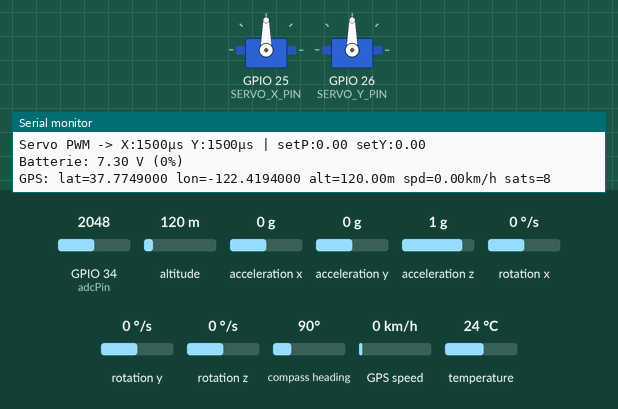
A sketch run on a simulated ESP32. Shown: 2 × servo, the last lines printed to the serial monitor. Inputs (shaded band) come from the test bench; at power-on: acceleration x 0 g, rotation z 0 °/s, rotation y 0 °/s, acceleration z 1 g, GPIO 34 (adcPin) = 2048, altitude 120 m, acceleration y 0 g, rotation x 0 °/s, compass heading 90°, GPS speed 0 km/h, temperature 24 °C (analog values on the 0–4095 scale). Storage starts empty; the GPS gets a fix after 3 s at 37.7749, -122.4194 with 8 satellites.

Above: at 4.2 s.
4.3 s: acceleration x set to -1.4 g
At 5.19 s:
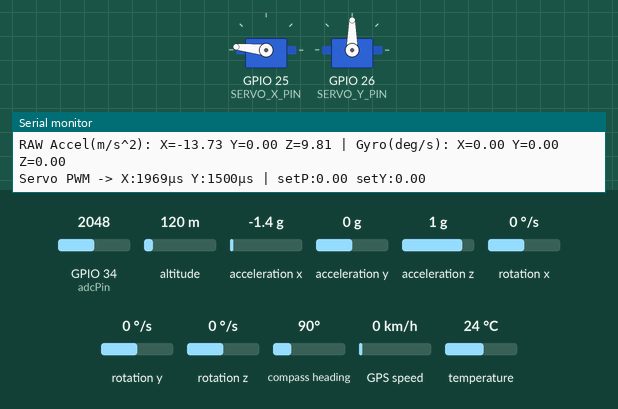
7.8 s: rotation z set to -192 °/s
At 8.43 s:
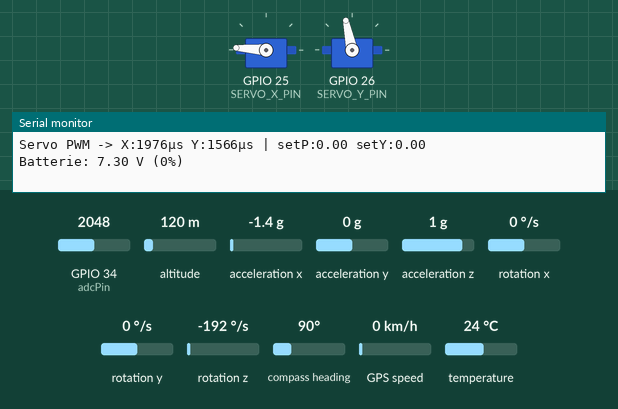
11.3 s: rotation y set to 100 °/s
13.7 s: rotation z set to -100 °/s
At 13.85 s:
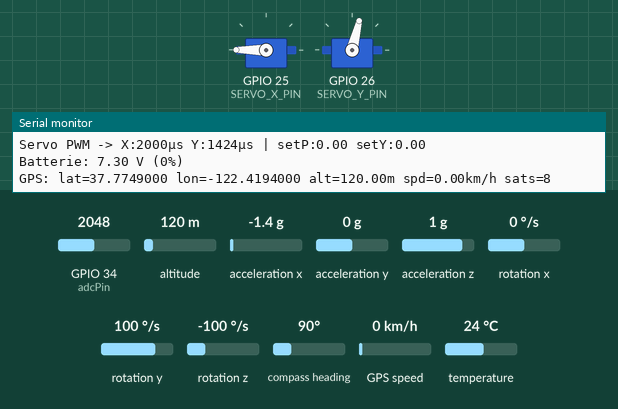
17.2 s: acceleration x set to 0 g
20.7 s: acceleration z set to 0.1 g
24.7 s: acceleration z set to -0.2 g
At 25.2 s:
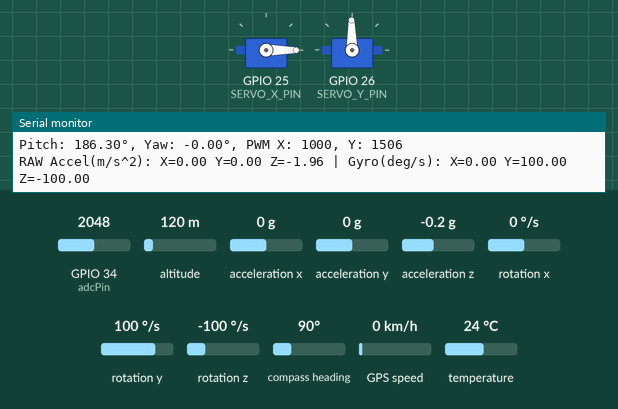
Timing chart, 0 to 27.2 s (numbered marks = the images above; inputs shaded):
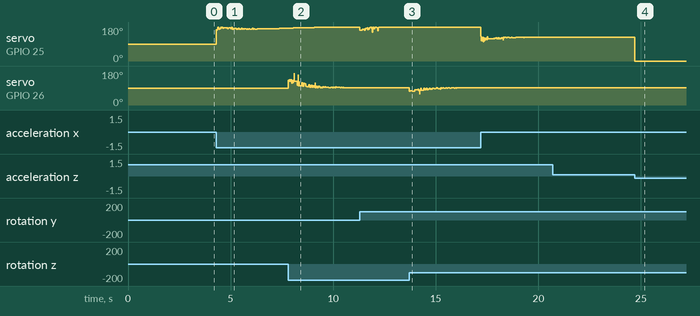

The sketch:

Proton2-2.ino
```cpp
// ============================================================================
// TRACER TVC Control Script
// Kalman + PID Regelung | 20 Hz CSV SD-Logging (Auto-Inkrement) | GPS | Batterie
// Target MCU: ESP32
// Sensors: MPU6050 (I2C), NEO-6M GPS (UART2), Batteriespannung ADC (GPIO34)
// Actuators: 2x Servos (Pitch/Yaw TVC)
// Log: /flight_XXXX.csv automatisch; enthält alles inkl. Batterie & GPS.
// ============================================================================
// Quirin – Stand: 2025-07-23
// ----------------------------------------------------------------------------
// HINWEISE:
// * Logging @20 Hz (50 ms): Regelschleife läuft so schnell wie möglich; loggen wird getaktet.
// * SD-Schreibzugriffe gepuffert -> geringere Latenz / Verschleiß.
// * GPS_TX deaktiviert (-1), weil SERVO_Y_PIN=26 belegt ist. Wenn Downlink nötig -> Pin ändern.
// * Batterie-Messung: Spannungsteiler 22k/6.8k auf ADC34, Kalibrier-Faktor enthalten.
// * Offset-Kalibrierung IMU beim Start (3 s Wartezeit, Rakete senkrecht & ruhig!).
// ----------------------------------------------------------------------------
// TODO (auf Wunsch):
// - Flight-Phasen-Flags loggen
// - Binärlog / FRAM Failover
// - Separater RTOS Task für Logging
// - Setpoint-Profile / Telecommand
// ============================================================================

#include <Arduino.h>
#include <Wire.h>
#include <ESP32Servo.h>
#include <Adafruit_MPU6050.h>
#include <Adafruit_Sensor.h>
#include <TinyGPSPlus.h>
#include <HardwareSerial.h>
#include <SPI.h>
#include <SD.h>

// ========================= KALMAN-ZUSTAND =========================
struct Kalman {
  float angle;
  float bias;
  float rate;
  float P[2][2];
};
Kalman kal_pitch, kal_yaw;

#ifndef RAD_TO_DEG
#define RAD_TO_DEG 57.295779513f
#endif
#ifndef DEG_TO_RAD
#define DEG_TO_RAD 0.01745329252f
#endif

// ========================= SERVO-PARAMETER =========================
#define SERVO_X_PIN   25
#define SERVO_Y_PIN   26
#define SERVO_MIN_US  1000
#define SERVO_MAX_US  2000
#define SERVO_MID_US  1500
#define AGGRESSIVENESS 1.5f   // 1.0 = normal, >1.0 = aggressiv

// PID (aggressiv skaliert)
float kp = 5.0f * AGGRESSIVENESS;
float ki = 0.2f * AGGRESSIVENESS;
float kd = 0.8f * AGGRESSIVENESS;

// Kalman-Parameter
float q_angle   = 0.001f;
float q_bias    = 0.003f;
float r_measure = 0.03f;

// ========================= SD / SPI =========================
#define SD_CS_PIN   17
#define SD_MOSI_PIN 23
#define SD_CLK_PIN  18
#define SD_MISO_PIN 19
SPIClass spi = SPIClass(VSPI);
File logFile;
bool sd_ok = false;

#define LOGFILE_PREFIX "/flight_"
#define LOGFILE_EXT    ".csv"
#define LOGFILE_MAX_IDX 9999

// Logging-Takt & Flush
const uint32_t LOG_PERIOD_MS = 50;   // 20 Hz
const uint32_t LOG_FLUSH_INTERVAL_MS = 250; // ~5 Zeilen
uint32_t last_log_ms = 0;
uint32_t last_flush_ms = 0;

// Optionaler Zeilen-Puffer (reduziert Fragmentierung)
#define LOG_BUFFER_SIZE 512
static char logBuffer[LOG_BUFFER_SIZE];
static size_t logBufferIndex = 0;
static uint16_t logBufferedLines = 0;

// ========================= GPS =========================
// UART2 (HardwareSerial(2))
#define GPS_RX_PIN 5   // vom GPS-TX kommend -> ESP32 RX
#define GPS_TX_PIN -1   // unbenutzt; Pin 26 ist Servo -> keine Kollission
#define GPS_BAUD   9600
HardwareSerial GPS_Serial(2);
TinyGPSPlus gps;

// ========================= BATTERIE =========================
const int adcPin = 34;      // ADC1_CH6 -> stabil, kein WiFi Noise
const float R1 = 22000.0;   // Oben -> +Bat
const float R2 = 6800.0;    // Unten -> ADC
const float Vref = 3.3;     // ADC Referenz (ESP32 intern ~3.3V, Kalibrierung empf.)
const int   ADC_Resolution = 4095;   // 12 Bit
const float correctionFactor = 1.045; // empirisch
const float voltageMax = 11.4;  // 100 % (3S LiPo unter Last konservativ)
const float voltageMin = 9.6;   // 0 %

float readBatteryVoltage() {
  int raw = analogRead(adcPin);
  float voltageAtAdc = (raw / float(ADC_Resolution)) * Vref;
  float batteryVoltage = voltageAtAdc * (R1 + R2) / R2 * correctionFactor;
  return batteryVoltage;
}

int calcBatteryPercent(float voltage) {
  float percent = (voltage - voltageMin) / (voltageMax - voltageMin) * 100.0f;
  percent = constrain(percent, 0.0f, 100.0f);
  return int(percent + 0.5f);
}

// ========================= OBJEKTE =========================
Adafruit_MPU6050 mpu;
Servo servoX, servoY;

// ========================= SOLLWERTE =========================
float setpoint_pitch = 0.0f;  // deg
float setpoint_yaw   = 0.0f;  // deg


// ========================= PID-ZUSTAND =========================
float last_error_pitch = 0, integral_pitch = 0;
float last_error_yaw   = 0, integral_yaw   = 0;
unsigned long last_time = 0;  // ms

// ========================= IMU-KALIBRIERUNG =========================
bool  imu_calibrated   = false;
float imu_offset_pitch = 0.0f;  // deg
float imu_offset_yaw   = 0.0f;  // deg/s (Gyro-Z Bias)

// ----------------------------------------------------------------------------
// Kalman init
// ----------------------------------------------------------------------------
void kalmanInit(Kalman &kal, float init_angle = 0.0f) {
  kal.angle = init_angle;
  kal.bias  = 0.0f;
  kal.rate  = 0.0f;
  kal.P[0][0] = 1.0f; kal.P[0][1] = 0.0f;
  kal.P[1][0] = 0.0f; kal.P[1][1] = 1.0f;
}

// ----------------------------------------------------------------------------
// Kalman update
// ----------------------------------------------------------------------------
float kalmanUpdate(Kalman &kal, float new_angle, float new_rate, float dt) {
  // Vorhersage
  kal.rate = new_rate - kal.bias;
  kal.angle += dt * kal.rate;

  // Kovarianz vorhersagen
  kal.P[0][0] += dt * (dt*kal.P[1][1] - kal.P[0][1] - kal.P[1][0] + q_angle);
  kal.P[0][1] -= dt * kal.P[1][1];
  kal.P[1][0] -= dt * kal.P[1][1];
  kal.P[1][1] += q_bias * dt;

  // Messung einfließen lassen
  float S = kal.P[0][0] + r_measure;
  float K0 = kal.P[0][0] / S;
  float K1 = kal.P[1][0] / S;

  float y = new_angle - kal.angle; // Innovationsresiduum
  kal.angle += K0 * y;
  kal.bias  += K1 * y;

  float P00_temp = kal.P[0][0];
  float P01_temp = kal.P[0][1];

  kal.P[0][0] -= K0 * P00_temp;
  kal.P[0][1] -= K0 * P01_temp;
  kal.P[1][0] -= K1 * P00_temp;
  kal.P[1][1] -= K1 * P01_temp;

  return kal.angle;
}

// ----------------------------------------------------------------------------
// PID update
// ----------------------------------------------------------------------------
float pidUpdate(float setpoint, float measured, float &last_error, float &integral, float dt) {
  float error = setpoint - measured;
  integral += error * dt;
  float derivative = (error - last_error) / dt;
  last_error = error;
  return kp * error + ki * integral + kd * derivative;
}

// ----------------------------------------------------------------------------
// SD: Hilfsfunktionen
// ----------------------------------------------------------------------------
void buildLogFilename(uint16_t idx, char *outPath, size_t len) {
  snprintf(outPath, len, LOGFILE_PREFIX "%04u" LOGFILE_EXT, idx);
}

bool openNextLogFile() {
  char path[32];
  for (uint16_t i = 0; i <= LOGFILE_MAX_IDX; ++i) {
    buildLogFilename(i, path, sizeof(path));
    if (!SD.exists(path)) {
      logFile = SD.open(path, FILE_WRITE);
      if (logFile) {
        Serial.print("[LOG] Neues Logfile: "); Serial.println(path);
        return true;
      } else {
        Serial.print("[ERROR] Kann Logfile nicht öffnen: "); Serial.println(path);
        return false;
      }
    }
  }
  Serial.println("[ERROR] Kein freier Log-Index mehr!");
  return false;
}

void flushLogBuffer() {
  if (!sd_ok || !logFile || logBufferIndex == 0) return;
  logFile.write((const uint8_t*)logBuffer, logBufferIndex);
  logFile.flush();
  logBufferIndex = 0;
  logBufferedLines = 0;
}

void logWriteLine(const char *line) {
  if (!sd_ok || !logFile) return;
  size_t len = strlen(line);
  if (len + 1 + logBufferIndex >= LOG_BUFFER_SIZE) {
    flushLogBuffer();
  }
  memcpy(&logBuffer[logBufferIndex], line, len);
  logBufferIndex += len;
  logBuffer[logBufferIndex++] = '\n';
  logBufferedLines++;

  if (logBufferedLines >= 10) { // harte Grenze nach 10 Zeilen
    flushLogBuffer();
  }
}

void writeLogHeader() {
  if (!sd_ok) return;
  const char *hdr = "millis,set_pitch,set_yaw,pitch,yaw,acc_x,acc_y,acc_z,gyro_x,gyro_y,gyro_z,pwm_x,pwm_y,gps_fix,lat,lon,alt_m,speed_kmh,sats,batt_v,batt_pct";
  logWriteLine(hdr);
  flushLogBuffer(); // Header sofort sichern
}

void logDataCSV(uint32_t ms,
                float setP, float setY,
                float pitch, float yaw,
                float accX, float accY, float accZ,
                float gyroX, float gyroY, float gyroZ,
                int pwmX, int pwmY,
                bool gps_fix,
                double lat, double lon,
                double alt_m, double speed_kmh,
                uint32_t sats,
                float batt_v, int batt_pct) {
  if (!sd_ok) return;
  char line[256];
  snprintf(line, sizeof(line),
           "%lu,%.3f,%.3f,%.3f,%.3f,%.4f,%.4f,%.4f,%.4f,%.4f,%.4f,%d,%d,%u,%.7f,%.7f,%.2f,%.2f,%u,%.2f,%d",
           (unsigned long)ms,
           setP, setY,
           pitch, yaw,
           accX, accY, accZ,
           gyroX, gyroY, gyroZ,
           pwmX, pwmY,
           (unsigned)gps_fix,
           lat, lon,
           alt_m, speed_kmh,
           (unsigned)sats,
           batt_v, batt_pct);
  logWriteLine(line);

  uint32_t now = millis();
  if (now - last_flush_ms >= LOG_FLUSH_INTERVAL_MS) {
    flushLogBuffer();
    last_flush_ms = now;
  }
}

// ----------------------------------------------------------------------------
// GPS Poll (nicht blockierend)
// ----------------------------------------------------------------------------
void pollGPS() {
  while (GPS_Serial.available() > 0) {
    gps.encode(GPS_Serial.read());
  }
}

// ============================================================================
// SETUP
// ============================================================================
void setup() {
  Serial.begin(115200);
  delay(10);

  // --- I2C / IMU ---
  Wire.begin();
  if (!mpu.begin()) {
    Serial.println("[ERROR] MPU6050 nicht gefunden!");
  } else {
    mpu.setAccelerometerRange(MPU6050_RANGE_8_G);
    mpu.setGyroRange(MPU6050_RANGE_500_DEG);
    mpu.setFilterBandwidth(MPU6050_BAND_21_HZ);
    Serial.println("[INFO] MPU6050 initialisiert.");
  }

  // --- Servos ---
  servoX.setPeriodHertz(50);
  servoY.setPeriodHertz(50);
  servoX.attach(SERVO_X_PIN, SERVO_MIN_US, SERVO_MAX_US);
  servoY.attach(SERVO_Y_PIN, SERVO_MIN_US, SERVO_MAX_US);
  servoX.writeMicroseconds(SERVO_MID_US);
  servoY.writeMicroseconds(SERVO_MID_US);

  // --- SD ---
  spi.begin(SD_CLK_PIN, SD_MISO_PIN, SD_MOSI_PIN, SD_CS_PIN);
  if (!SD.begin(SD_CS_PIN, spi)) {
    Serial.println("[ERROR] SD-Karte konnte nicht initialisiert werden.");
    sd_ok = false;
  } else {
    Serial.println("[INFO] SD-Karte erfolgreich initialisiert.");
    if (openNextLogFile()) {
      sd_ok = true;
      writeLogHeader();
    }
  }

  // --- GPS ---
  GPS_Serial.begin(GPS_BAUD, SERIAL_8N1, GPS_RX_PIN, GPS_TX_PIN);
  Serial.println("[INFO] GPS-Daten werden geparst...");

  // --- Batterie-ADC ---
  analogReadResolution(12);        // sicherstellen (manchmal default)
  analogSetAttenuation(ADC_11db);  // bis ~3.9V
  pinMode(adcPin, INPUT);

  // --- IMU-Kalibrierung ---
  Serial.println("[INFO] Starte IMU-Kalibrierung. Rakete senkrecht und ruhig halten...");
  delay(3000);
  sensors_event_t a, g, temp;
  mpu.getEvent(&a, &g, &temp);
  imu_offset_pitch = atan2(a.acceleration.x, a.acceleration.z) * RAD_TO_DEG;
  imu_offset_yaw   = g.gyro.z * RAD_TO_DEG; // Gyro-Z Bias
  imu_calibrated = true;
  Serial.printf("[CAL] pitch_offset=%.3f deg, yaw_rate_offset=%.3f deg/s\n", imu_offset_pitch, imu_offset_yaw);

  // Kalman initialisieren
  kalmanInit(kal_pitch, 0.0f);
  kalmanInit(kal_yaw,   0.0f);

  last_time = millis();
  last_log_ms = last_time;
  last_flush_ms = last_time;
}

// ============================================================================
// LOOP
// ============================================================================
void loop() {
  // GPS non-blocking einlesen
  pollGPS();

  // IMU lesen
  sensors_event_t a, g, temp;
  mpu.getEvent(&a, &g, &temp);

  unsigned long now = millis();
  float dt = (now - last_time) * 0.001f;  // ms -> s
  if (dt <= 0.0f) dt = 0.001f;            // fallback
  last_time = now;

  // --- Rohdaten ---
  float accX = a.acceleration.x;
  float accY = a.acceleration.y;
  float accZ = a.acceleration.z;
  float gyroX = g.gyro.x * RAD_TO_DEG;
  float gyroY = g.gyro.y * RAD_TO_DEG;
  float gyroZ = g.gyro.z * RAD_TO_DEG;

  // --- Offsets anwenden ---
  float acc_pitch = atan2(accX, accZ) * RAD_TO_DEG - imu_offset_pitch;
  float yaw_rate  = gyroZ - imu_offset_yaw;

  // --- Kalman ---
  float pitch = kalmanUpdate(kal_pitch, acc_pitch, gyroY, dt);
  float yaw   = kalmanUpdate(kal_yaw,   0.0f,      yaw_rate, dt); // keine absolute Yaw aus Acc

  // --- PID -> Servo Outputs ---
  float out_pitch = pidUpdate(setpoint_pitch, pitch, last_error_pitch, integral_pitch, dt);
  float out_yaw   = pidUpdate(setpoint_yaw,   yaw,   last_error_yaw,   integral_yaw,   dt);

  int pwm_pitch = constrain(int(SERVO_MID_US + out_pitch), SERVO_MIN_US, SERVO_MAX_US);
  int pwm_yaw   = constrain(int(SERVO_MID_US + out_yaw),   SERVO_MIN_US, SERVO_MAX_US);

  servoX.writeMicroseconds(pwm_pitch);
  servoY.writeMicroseconds(pwm_yaw);

  // --- GPS Werte ---
  bool gps_fix = gps.location.isValid();
  double lat = gps_fix ? gps.location.lat() : 0.0;
  double lon = gps_fix ? gps.location.lng() : 0.0;
  double alt_m = gps.altitude.isValid() ? gps.altitude.meters() : 0.0;
  double speed_kmh = gps.speed.isValid() ? gps.speed.kmph() : 0.0;
  uint32_t sats = gps.satellites.isValid() ? gps.satellites.value() : 0;

  // --- Batterie ---
  float batt_v = readBatteryVoltage();
  int batt_pct = calcBatteryPercent(batt_v);

  // --- SERIAL DEBUG @20Hz ---
  static uint32_t last_serial_ms = 0;
  if (now - last_serial_ms >= LOG_PERIOD_MS) {
    last_serial_ms = now;
    Serial.printf("Pitch: %.2f°, Yaw: %.2f°, PWM X: %d, Y: %d\n", pitch, yaw, pwm_pitch, pwm_yaw);
    Serial.printf("RAW Accel(m/s^2): X=%.2f Y=%.2f Z=%.2f | Gyro(deg/s): X=%.2f Y=%.2f Z=%.2f\n", accX, accY, accZ, gyroX, gyroY, gyroZ);
    Serial.printf("Servo PWM -> X:%dµs Y:%dµs | setP:%.2f setY:%.2f\n", pwm_pitch, pwm_yaw, setpoint_pitch, setpoint_yaw);
    Serial.printf("Batterie: %.2f V (%d%%)\n", batt_v, batt_pct);
    if (gps_fix) {
      Serial.printf("GPS: lat=%.7f lon=%.7f alt=%.2fm spd=%.2fkm/h sats=%u\n", lat, lon, alt_m, speed_kmh, sats);
    } else {
      Serial.println("GPS: kein Fix");
    }
  }

  // --- SD LOGGING @20Hz ---
  if (now - last_log_ms >= LOG_PERIOD_MS) {
    last_log_ms += LOG_PERIOD_MS; // stabiler Intervall
    logDataCSV(now,
               setpoint_pitch, setpoint_yaw,
               pitch, yaw,
               accX, accY, accZ,
               gyroX, gyroY, gyroZ,
               pwm_pitch, pwm_yaw,
               gps_fix,
               lat, lon,
               alt_m, speed_kmh,
               sats,
               batt_v, batt_pct);
  }
}
```

Measured:
- the behaviour switches between 0 and -0.1 g on acceleration z (found by bisection; images 3 and 4)
- after the input at 24.7 s, servo on GPIO 25 (SERVO_X_PIN): 127° → 0° at once
